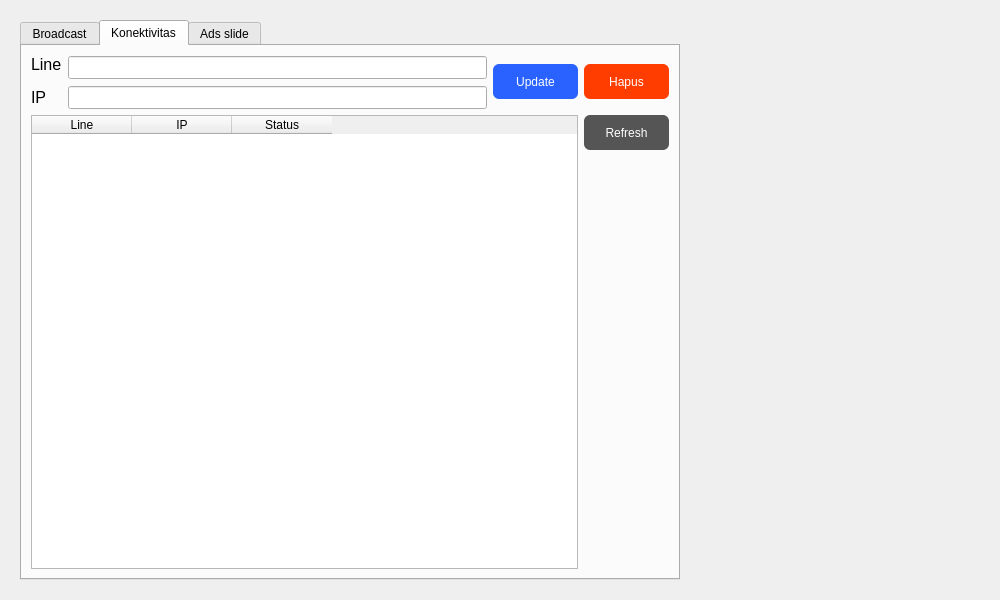
<?xml version="1.0" encoding="UTF-8"?>
<ui version="4.0">
 <class>Form</class>
 <widget class="QWidget" name="Form">
  <property name="geometry">
   <rect>
    <x>0</x>
    <y>0</y>
    <width>1000</width>
    <height>600</height>
   </rect>
  </property>
  <property name="minimumSize">
   <size>
    <width>600</width>
    <height>600</height>
   </size>
  </property>
  <property name="windowTitle">
   <string>Form</string>
  </property>
  <property name="styleSheet">
   <string notr="true"/>
  </property>
  <layout class="QHBoxLayout" name="horizontalLayout">
   <item>
    <widget class="QWidget" name="displayInfoWidget" native="true">
     <property name="minimumSize">
      <size>
       <width>350</width>
       <height>0</height>
      </size>
     </property>
     <property name="maximumSize">
      <size>
       <width>16777215</width>
       <height>16777215</height>
      </size>
     </property>
     <property name="styleSheet">
      <string notr="true"/>
     </property>
     <layout class="QHBoxLayout" name="horizontalLayout_3">
      <item>
       <widget class="QTabWidget" name="tabWidget">
        <property name="styleSheet">
         <string notr="true"/>
        </property>
        <property name="currentIndex">
         <number>1</number>
        </property>
        <widget class="QWidget" name="tab_broadcast">
         <attribute name="title">
          <string>Broadcast</string>
         </attribute>
         <layout class="QGridLayout" name="gridLayout">
          <item row="4" column="1">
           <spacer name="verticalSpacer">
            <property name="orientation">
             <enum>Qt::Vertical</enum>
            </property>
            <property name="sizeHint" stdset="0">
             <size>
              <width>20</width>
              <height>40</height>
             </size>
            </property>
           </spacer>
          </item>
          <item row="1" column="2">
           <widget class="QPushButton" name="broadcastBtn">
            <property name="minimumSize">
             <size>
              <width>100</width>
              <height>100</height>
             </size>
            </property>
            <property name="styleSheet">
             <string notr="true"/>
            </property>
            <property name="text">
             <string>Broadcast</string>
            </property>
           </widget>
          </item>
          <item row="2" column="2">
           <widget class="QPushButton" name="refreshBtn">
            <property name="minimumSize">
             <size>
              <width>0</width>
              <height>35</height>
             </size>
            </property>
            <property name="styleSheet">
             <string notr="true">QPushButton {
	background: #2962ff;
	border-radius: 6px;
	border: none;
	color: white;
	outline: none;
}

QPushButton:pressed {
	border: 2px solid #2962ff;
	background: white;
	color: #2962ff;
}</string>
            </property>
            <property name="text">
             <string>Refresh</string>
            </property>
           </widget>
          </item>
          <item row="1" column="1" rowspan="2">
           <widget class="QTableWidget" name="tabel_conn">
            <property name="editTriggers">
             <set>QAbstractItemView::NoEditTriggers</set>
            </property>
            <column>
             <property name="text">
              <string>Line</string>
             </property>
            </column>
            <column>
             <property name="text">
              <string>IP</string>
             </property>
            </column>
            <column>
             <property name="text">
              <string>Status</string>
             </property>
            </column>
           </widget>
          </item>
         </layout>
        </widget>
        <widget class="QWidget" name="tab_konektivitas">
         <attribute name="title">
          <string>Konektivitas</string>
         </attribute>
         <layout class="QGridLayout" name="gridLayout_2">
          <item row="0" column="2" rowspan="3">
           <widget class="QPushButton" name="updateBtn">
            <property name="minimumSize">
             <size>
              <width>85</width>
              <height>35</height>
             </size>
            </property>
            <property name="styleSheet">
             <string notr="true">QPushButton {
	background: #2962ff;
	border-radius: 6px;
	border: none;
	color: white;
	outline: none;
}

QPushButton:pressed {
	border: 2px solid #2962ff;
	background: white;
	color: #2962ff;
}</string>
            </property>
            <property name="text">
             <string>Update</string>
            </property>
           </widget>
          </item>
          <item row="2" column="1">
           <widget class="QLineEdit" name="ip">
            <property name="font">
             <font>
              <pointsize>12</pointsize>
             </font>
            </property>
            <property name="styleSheet">
             <string notr="true">padding: 0 10px;</string>
            </property>
           </widget>
          </item>
          <item row="3" column="3">
           <widget class="QPushButton" name="refresh">
            <property name="minimumSize">
             <size>
              <width>0</width>
              <height>35</height>
             </size>
            </property>
            <property name="styleSheet">
             <string notr="true">QPushButton {
	background: #555;
	border-radius: 6px;
	border: none;
	color: white;
	outline: none;
}

QPushButton:pressed {
	border: 2px solid #555;
	background: white;
	color: #555;
}</string>
            </property>
            <property name="text">
             <string>Refresh</string>
            </property>
           </widget>
          </item>
          <item row="0" column="0">
           <widget class="QLabel" name="label_line">
            <property name="font">
             <font>
              <pointsize>12</pointsize>
             </font>
            </property>
            <property name="text">
             <string>Line</string>
            </property>
           </widget>
          </item>
          <item row="0" column="1" rowspan="2">
           <widget class="QLineEdit" name="line">
            <property name="font">
             <font>
              <pointsize>12</pointsize>
             </font>
            </property>
            <property name="styleSheet">
             <string notr="true">padding: 0 10px;</string>
            </property>
           </widget>
          </item>
          <item row="0" column="3" rowspan="3">
           <widget class="QPushButton" name="hapusBtn">
            <property name="minimumSize">
             <size>
              <width>85</width>
              <height>35</height>
             </size>
            </property>
            <property name="styleSheet">
             <string notr="true">QPushButton {
	background: #ff3d00;
	border-radius: 6px;
	border: none;
	color: white;
	outline: none;
}

QPushButton:pressed {
	border: 2px solid #ff3d00;
	background: white;
	color: #ff3d00;
}</string>
            </property>
            <property name="text">
             <string>Hapus</string>
            </property>
           </widget>
          </item>
          <item row="2" column="0">
           <widget class="QLabel" name="label_ip">
            <property name="font">
             <font>
              <pointsize>12</pointsize>
             </font>
            </property>
            <property name="text">
             <string>IP</string>
            </property>
           </widget>
          </item>
          <item row="4" column="3">
           <spacer name="verticalSpacer_2">
            <property name="orientation">
             <enum>Qt::Vertical</enum>
            </property>
            <property name="sizeHint" stdset="0">
             <size>
              <width>20</width>
              <height>40</height>
             </size>
            </property>
           </spacer>
          </item>
          <item row="3" column="0" rowspan="2" colspan="3">
           <widget class="QTableWidget" name="tabel_ip">
            <property name="sizePolicy">
             <sizepolicy hsizetype="Expanding" vsizetype="Expanding">
              <horstretch>0</horstretch>
              <verstretch>0</verstretch>
             </sizepolicy>
            </property>
            <property name="focusPolicy">
             <enum>Qt::ClickFocus</enum>
            </property>
            <property name="styleSheet">
             <string notr="true"/>
            </property>
            <property name="sizeAdjustPolicy">
             <enum>QAbstractScrollArea::AdjustToContents</enum>
            </property>
            <property name="editTriggers">
             <set>QAbstractItemView::NoEditTriggers</set>
            </property>
            <property name="selectionMode">
             <enum>QAbstractItemView::ExtendedSelection</enum>
            </property>
            <property name="selectionBehavior">
             <enum>QAbstractItemView::SelectRows</enum>
            </property>
            <attribute name="horizontalHeaderCascadingSectionResizes">
             <bool>true</bool>
            </attribute>
            <column>
             <property name="text">
              <string>Line</string>
             </property>
            </column>
            <column>
             <property name="text">
              <string>IP</string>
             </property>
            </column>
            <column>
             <property name="text">
              <string>Status</string>
             </property>
            </column>
           </widget>
          </item>
         </layout>
        </widget>
        <widget class="QWidget" name="tab_ads">
         <attribute name="title">
          <string>Ads slide</string>
         </attribute>
         <layout class="QGridLayout" name="gridLayout_3">
          <item row="0" column="0">
           <widget class="QLabel" name="label">
            <property name="maximumSize">
             <size>
              <width>16777215</width>
              <height>16777215</height>
             </size>
            </property>
            <property name="styleSheet">
             <string notr="true">font-size: 12pt;</string>
            </property>
            <property name="text">
             <string>Input Ads</string>
            </property>
           </widget>
          </item>
          <item row="2" column="3" colspan="2">
           <widget class="QLabel" name="img">
            <property name="minimumSize">
             <size>
              <width>0</width>
              <height>321</height>
             </size>
            </property>
            <property name="maximumSize">
             <size>
              <width>400</width>
              <height>16777215</height>
             </size>
            </property>
            <property name="styleSheet">
             <string notr="true"/>
            </property>
            <property name="text">
             <string>ads</string>
            </property>
            <property name="alignment">
             <set>Qt::AlignCenter</set>
            </property>
           </widget>
          </item>
          <item row="2" column="0" rowspan="5" colspan="3">
           <widget class="QTableWidget" name="file_list">
            <column>
             <property name="text">
              <string>File</string>
             </property>
            </column>
           </widget>
          </item>
          <item row="1" column="0" colspan="5">
           <widget class="Line" name="line_2">
            <property name="styleSheet">
             <string notr="true">border-color: red;</string>
            </property>
            <property name="orientation">
             <enum>Qt::Horizontal</enum>
            </property>
           </widget>
          </item>
          <item row="0" column="3">
           <widget class="QPushButton" name="browseBtn">
            <property name="minimumSize">
             <size>
              <width>0</width>
              <height>35</height>
             </size>
            </property>
            <property name="maximumSize">
             <size>
              <width>150</width>
              <height>16777215</height>
             </size>
            </property>
            <property name="font">
             <font>
              <pointsize>12</pointsize>
             </font>
            </property>
            <property name="styleSheet">
             <string notr="true">QPushButton {
	background: #2962ff;
	border-radius: 6px;
	border: none;
	color: white;
	outline: none;
}

QPushButton:pressed {
	border: 2px solid #2962ff;
	background: white;
	color: #2962ff;
}</string>
            </property>
            <property name="text">
             <string>Browse</string>
            </property>
           </widget>
          </item>
          <item row="0" column="1" colspan="2">
           <widget class="QLineEdit" name="lineEdit">
            <property name="font">
             <font>
              <pointsize>12</pointsize>
             </font>
            </property>
           </widget>
          </item>
          <item row="4" column="3">
           <widget class="QPushButton" name="kirimAds">
            <property name="minimumSize">
             <size>
              <width>0</width>
              <height>35</height>
             </size>
            </property>
            <property name="font">
             <font>
              <pointsize>12</pointsize>
             </font>
            </property>
            <property name="styleSheet">
             <string notr="true">QPushButton {
	background: #2962ff;
	border-radius: 6px;
	border: none;
	color: white;
	outline: none;
}

QPushButton:pressed {
	border: 2px solid #2962ff;
	background: white;
	color: #2962ff;
}</string>
            </property>
            <property name="text">
             <string>Send Ads</string>
            </property>
           </widget>
          </item>
          <item row="5" column="3">
           <widget class="QPushButton" name="hapusBtn_2">
            <property name="minimumSize">
             <size>
              <width>0</width>
              <height>35</height>
             </size>
            </property>
            <property name="maximumSize">
             <size>
              <width>16777215</width>
              <height>16777215</height>
             </size>
            </property>
            <property name="font">
             <font>
              <pointsize>12</pointsize>
             </font>
            </property>
            <property name="styleSheet">
             <string notr="true">QPushButton {
	background-color: #ff3d00;
	border:none;
	color:white;
	border-radius: 6px;
}
QPushButton:pressed {
	background-color: white;
	border: 2px solid #ff3d00;
	color: #ff3d00;
}</string>
            </property>
            <property name="text">
             <string>Hapus</string>
            </property>
           </widget>
          </item>
         </layout>
        </widget>
       </widget>
      </item>
      <item>
       <spacer name="horizontalSpacer">
        <property name="orientation">
         <enum>Qt::Horizontal</enum>
        </property>
        <property name="sizeType">
         <enum>QSizePolicy::Maximum</enum>
        </property>
        <property name="sizeHint" stdset="0">
         <size>
          <width>300</width>
          <height>20</height>
         </size>
        </property>
       </spacer>
      </item>
     </layout>
    </widget>
   </item>
  </layout>
 </widget>
 <resources/>
 <connections/>
</ui>
